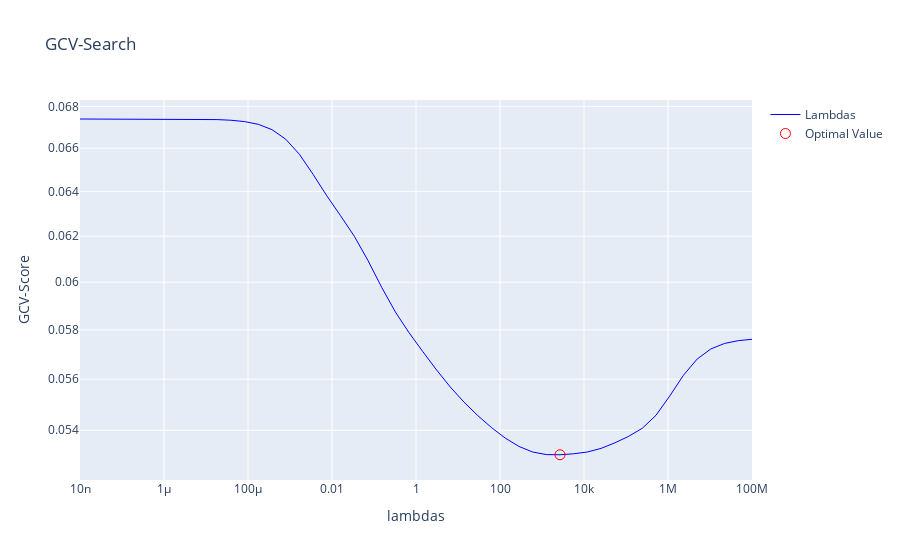
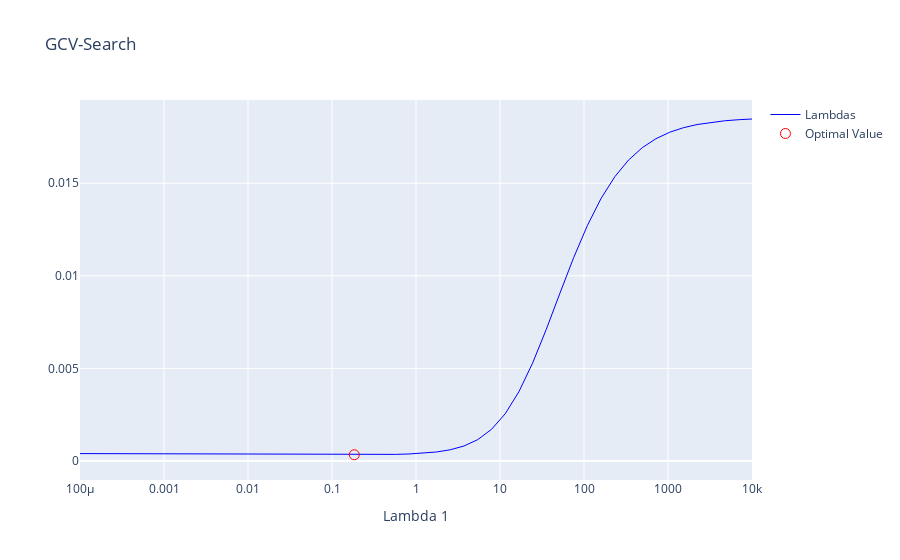

Here is the notebook cell these charts were saved with, in order:
### Code cell
B, S, K, optimal_lambdas, coef_, weights = star_model(m, X, y)
